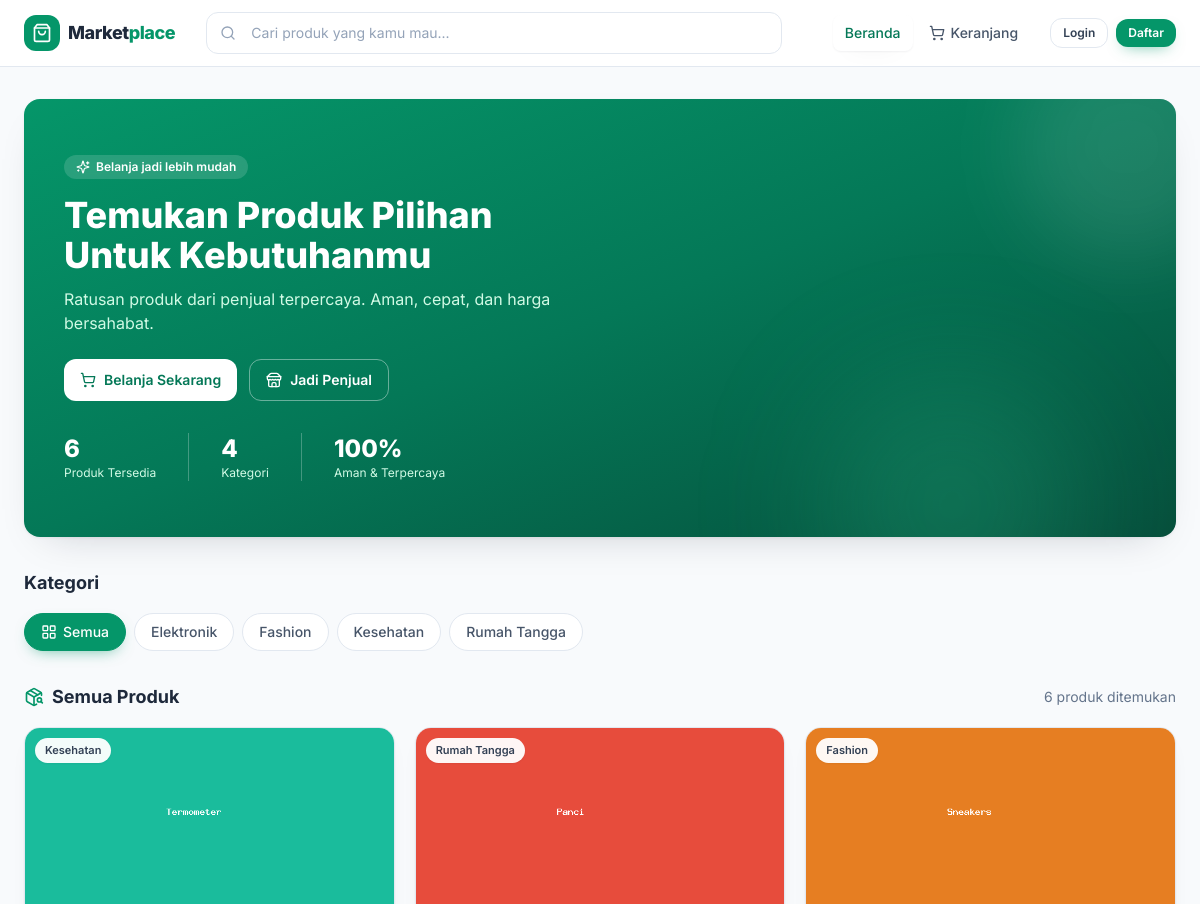
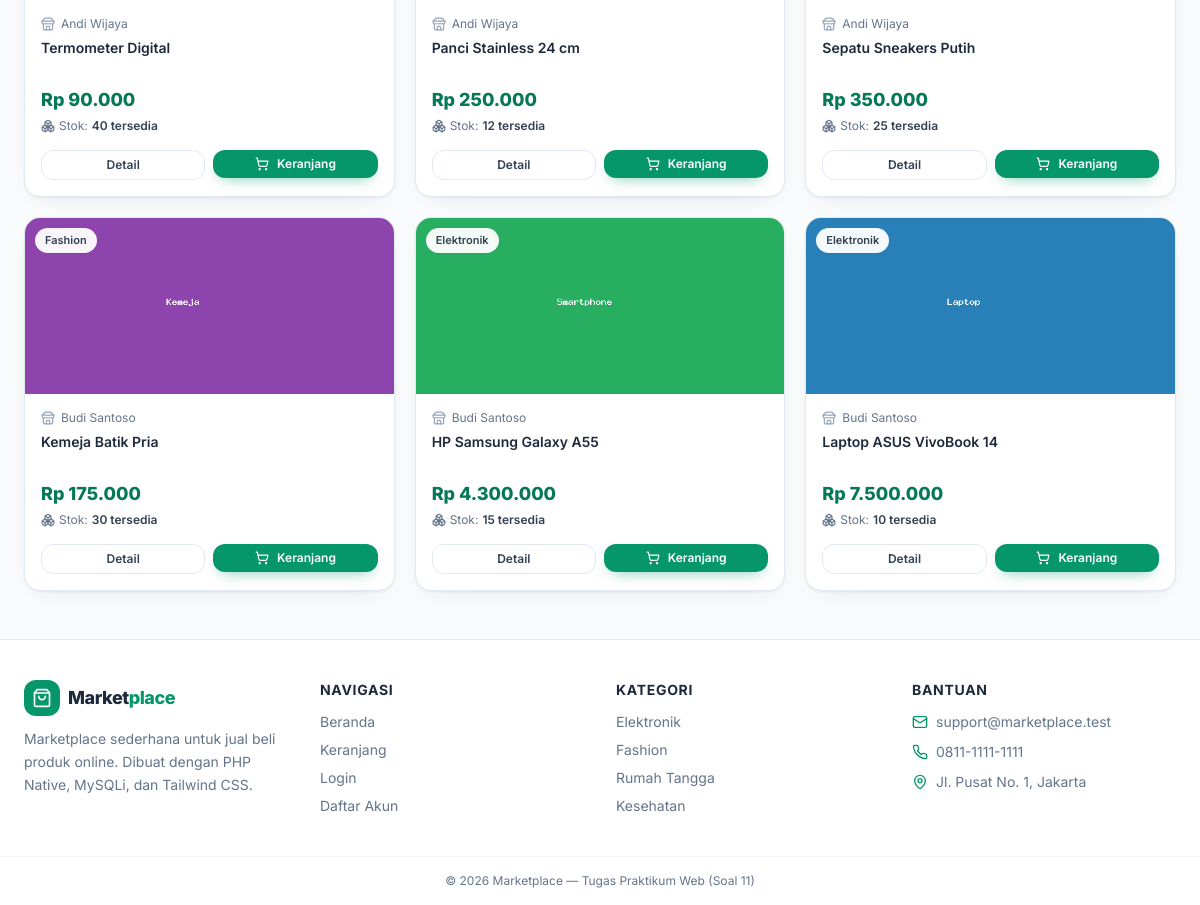
The page / on the database its author committed (2 pictures, top to bottom).
### tables this page shows
CREATE TABLE kategori (
    id_kategori INT UNSIGNED AUTO_INCREMENT PRIMARY KEY,
    nama_kategori VARCHAR(100) NOT NULL UNIQUE,
    deskripsi TEXT,
    created_at TIMESTAMP DEFAULT CURRENT_TIMESTAMP
);

CREATE TABLE produk (
    id_produk INT UNSIGNED AUTO_INCREMENT PRIMARY KEY,
    id_penjual INT UNSIGNED NOT NULL,
    id_kategori INT UNSIGNED NOT NULL,
    nama_produk VARCHAR(150) NOT NULL,
    deskripsi TEXT,
    harga DECIMAL(12,2) NOT NULL,
    stok INT UNSIGNED NOT NULL DEFAULT 0,
    gambar VARCHAR(255),
    status ENUM('aktif', 'nonaktif')
        NOT NULL DEFAULT 'aktif',
    created_at TIMESTAMP DEFAULT CURRENT_TIMESTAMP,
    updated_at TIMESTAMP DEFAULT CURRENT_TIMESTAMP
        ON UPDATE CURRENT_TIMESTAMP,

    CONSTRAINT fk_produk_penjual
        FOREIGN KEY (id_penjual)
        REFERENCES users(id_user)
        ON UPDATE CASCADE
        ON DELETE RESTRICT,

    CONSTRAINT fk_produk_kategori
        FOREIGN KEY (id_kategori)
        REFERENCES kategori(id_kategori)
        ON UPDATE CASCADE
        ON DELETE RESTRICT,

    INDEX idx_produk_penjual (id_penjual),
    INDEX idx_produk_kategori (id_kategori)
);

CREATE TABLE users (
    id_user INT UNSIGNED AUTO_INCREMENT PRIMARY KEY,
    nama VARCHAR(100) NOT NULL,
    email VARCHAR(100) NOT NULL UNIQUE,
    password VARCHAR(255) NOT NULL,
    no_hp VARCHAR(20),
    alamat TEXT,
    role ENUM('pembeli', 'penjual', 'admin')
        NOT NULL DEFAULT 'pembeli',
    status ENUM('aktif', 'nonaktif')
        NOT NULL DEFAULT 'aktif',
    created_at TIMESTAMP DEFAULT CURRENT_TIMESTAMP
);

### config/fungsi.php (called while the page is built, shortened)
<?php
function format_rupiah($angka)
{
    return "Rp " . number_format((float) $angka, 0, ",", ".");
}
?>

### index.php (the view, shortened to what this page needs)
<?php
require_once 'config/koneksi.php';
require_once 'config/fungsi.php';
$kategori_aktif = isset($_GET['kategori']) ? (int) $_GET['kategori'] : 0;
$sql = "SELECT p.id_produk, p.nama_produk, p.harga, p.gambar, p.stok,
               k.nama_kategori, u.nama AS nama_penjual
        FROM produk p
        JOIN kategori k ON p.id_kategori = k.id_kategori
        JOIN users u ON p.id_penjual = u.id_user
        WHERE p.status = 'aktif' AND u.status = 'aktif'";
$sql .= " ORDER BY p.id_produk DESC";
$stmt = mysqli_prepare($koneksi, $sql);
mysqli_stmt_execute($stmt);
$result = mysqli_stmt_get_result($stmt);
$total_produk = mysqli_num_rows($result);
$daftar_kategori = [];
$hasil_kategori  = mysqli_query($koneksi, "SELECT id_kategori, nama_kategori FROM kategori ORDER BY nama_kategori");
while ($k = mysqli_fetch_assoc($hasil_kategori)) {
    $daftar_kategori[] = $k;
}
require_once __DIR__ . '/components/head.php';
require_once __DIR__ . '/components/navbar.php';
?>
<div class="mx-auto w-full max-w-7xl px-4 pt-4 sm:px-6">
</div>
<section class="mx-auto mt-4 w-full max-w-7xl px-4 sm:px-6">
    <div class="relative overflow-hidden rounded-2xl bg-gradient-to-br from-primary-600 via-primary-700 to-emerald-900 px-6 py-10 shadow-card sm:px-10 sm:py-14">
        <div class="pointer-events-none absolute -right-16 -top-16 h-56 w-56 rounded-full bg-white/10 blur-2xl"></div>
        <div class="pointer-events-none absolute -bottom-24 right-24 h-64 w-64 rounded-full bg-primary-400/20 blur-3xl"></div>
        <div class="relative max-w-2xl">
            <span class="mb-4 inline-flex items-center gap-1.5 rounded-full bg-white/15 px-3 py-1 text-xs font-semibold text-white backdrop-blur">
                <i data-lucide="sparkles" class="h-3.5 w-3.5"></i> Belanja jadi lebih mudah
            </span>
            <h1 class="text-2xl font-extrabold leading-tight text-white sm:text-4xl">
                Temukan Produk Pilihan<br class="hidden sm:block"> Untuk Kebutuhanmu
            </h1>
            <p class="mt-3 max-w-xl text-sm leading-relaxed text-primary-100 sm:text-base">
                Ratusan produk dari penjual terpercaya. Aman, cepat, dan harga bersahabat.
            </p>
            <div class="mt-6 flex flex-wrap gap-3">
                <a href="#daftar-produk" class="btn bg-white text-primary-700 hover:bg-primary-50">
                    <i data-lucide="shopping-cart" class="h-4 w-4"></i> Belanja Sekarang
                </a>
                <?php if (!isset($_SESSION['user_id'])): ?>
                    <a href="register.php" class="btn border border-white/40 text-white hover:bg-white/10">
                        <i data-lucide="store" class="h-4 w-4"></i> Jadi Penjual
                    </a>
                <?php else: ?>
                    <a href="keranjang.php" class="btn border border-white/40 text-white hover:bg-white/10">
                        <i data-lucide="receipt-text" class="h-4 w-4"></i> Lihat Keranjang
                    </a>
                <?php endif; ?>
            </div>
            <div class="mt-8 flex flex-wrap gap-x-8 gap-y-3 text-white">
                <div>
                    <div class="text-xl font-extrabold sm:text-2xl"><?= $total_produk ?></div>
                    <div class="text-xs text-primary-100">Produk Tersedia</div>
                </div>
                <div class="sm:border-l sm:border-white/25 sm:pl-8">
                    <div class="text-xl font-extrabold sm:text-2xl"><?= count($daftar_kategori) ?></div>
                    <div class="text-xs text-primary-100">Kategori</div>
                </div>
                <div class="sm:border-l sm:border-white/25 sm:pl-8">
                    <div class="text-xl font-extrabold sm:text-2xl">100%</div>
                    <div class="text-xs text-primary-100">Aman &amp; Terpercaya</div>
                </div>
            </div>
        </div>
    </div>
</section>
<section class="mx-auto mt-8 w-full max-w-7xl px-4 sm:px-6">
    <div class="mb-4 flex items-center justify-between gap-3">
        <h2 class="section-title">Kategori</h2>
    </div>
    <div class="flex flex-wrap gap-2">
        <a href="index.php<?= $cari !== '' ? '?cari=' . urlencode($cari) : '' ?>"
           class="inline-flex items-center gap-1.5 rounded-full border px-4 py-2 text-sm font-medium transition
                  <?= $kategori_aktif === 0
                      ? 'border-primary-600 bg-primary-600 text-white shadow-btn-primary'
                      : 'border-slate-200 bg-white text-slate-600 hover:border-primary-300 hover:text-primary-700' ?>">
            <i data-lucide="layout-grid" class="h-4 w-4"></i> Semua
        </a>
        <?php foreach ($daftar_kategori as $k): ?>
            <a href="index.php?kategori=<?= (int) $k['id_kategori'] ?><?= $cari !== '' ? '&cari=' . urlencode($cari) : '' ?>"
               class="inline-flex items-center gap-1.5 rounded-full border px-4 py-2 text-sm font-medium transition
                      <?= $kategori_aktif === (int) $k['id_kategori']
                          ? 'border-primary-600 bg-primary-600 text-white shadow-btn-primary'
                          : 'border-slate-200 bg-white text-slate-600 hover:border-primary-300 hover:text-primary-700' ?>">
                <?= htmlspecialchars($k['nama_kategori']) ?>
            </a>
        <?php endforeach; ?>
    </div>
</section>
<section id="daftar-produk" class="mx-auto mt-8 w-full max-w-7xl px-4 pb-12 sm:px-6">
    <div class="mb-4 flex flex-wrap items-center justify-between gap-3">
        <h2 class="section-title flex items-center gap-2">
            <i data-lucide="package-search" class="h-5 w-5 text-primary-600"></i>
            <?= $cari !== '' || $kategori_aktif > 0 ? 'Hasil Pencarian' : 'Semua Produk' ?>
        </h2>
        <span class="text-sm text-slate-500"><?= $total_produk ?> produk ditemukan</span>
    </div>
    <?php if ($total_produk === 0): ?>
        <div class="card p-10 text-center">
            <span class="mx-auto mb-4 flex h-14 w-14 items-center justify-center rounded-2xl bg-slate-100 text-slate-400">
                <i data-lucide="package-x" class="h-7 w-7"></i>
            </span>
            <h3 class="text-lg font-bold text-slate-800">Produk tidak ditemukan</h3>
            <p class="mx-auto mt-1 max-w-sm text-sm text-slate-500">
                Coba gunakan kata kunci lain, pilih kategori berbeda, atau lihat semua produk.
            </p>
            <a href="index.php" class="btn-primary mt-5 inline-flex">
                <i data-lucide="rotate-ccw" class="h-4 w-4"></i> Lihat Semua Produk
            </a>
        </div>
    <?php else:
    ?>
        <div class="grid grid-cols-1 gap-5 sm:grid-cols-2 lg:grid-cols-3 xl:grid-cols-4">
            <?php while ($p = mysqli_fetch_assoc($result)):
                $gambar = $p['gambar'] ? $p['gambar'] : 'default.png';
                $habis  = $p['stok'] <= 0;
            ?>
                <div class="produk-card group">
                    <a href="detail-produk.php?id=<?= $p['id_produk'] ?>" class="relative block overflow-hidden">
                        <img src="assets/images/<?= htmlspecialchars($gambar) ?>"
                             alt="<?= htmlspecialchars($p['nama_produk']) ?>"
                             class="produk-gambar">
                        <span class="absolute left-2.5 top-2.5 rounded-full bg-white/95 px-2.5 py-1 text-[11px] font-semibold text-slate-700 shadow-soft backdrop-blur">
                            <?= htmlspecialchars($p['nama_kategori']) ?>
                        </span>
                    </a>
                    <div class="flex flex-1 flex-col p-4">
                        <div class="mb-1.5 flex items-center gap-1.5 text-xs text-slate-500">
                            <i data-lucide="store" class="h-3.5 w-3.5 text-slate-400"></i>
                            <span class="truncate"><?= htmlspecialchars($p['nama_penjual']) ?></span>
                        </div>
                        <a href="detail-produk.php?id=<?= $p['id_produk'] ?>"
                           class="line-clamp-2 min-h-[2.5rem] text-sm font-semibold leading-snug text-slate-800 transition hover:text-primary-600">
                            <?= htmlspecialchars($p['nama_produk']) ?>
                        </a>
                        <div class="mt-2 text-lg font-extrabold text-primary-700"><?= format_rupiah($p['harga']) ?></div>
                        <div class="mt-1 flex items-center gap-1 text-xs text-slate-500">
                            <i data-lucide="boxes" class="h-3.5 w-3.5"></i>
                            Stok:
                            <?php if ($habis): ?>
                                <span class="font-semibold text-rose-600">Habis</span>
                            <?php else: ?>
                                <span class="font-semibold text-slate-700"><?= $p['stok'] ?> tersedia</span>
                            <?php endif; ?>
                        </div>
                        <div class="mt-auto grid grid-cols-2 gap-2 pt-4">
                            <a href="detail-produk.php?id=<?= $p['id_produk'] ?>" class="btn-outline btn-sm">
                                Detail
                            </a>
                            <form method="post" action="proses/tambah-keranjang.php">
                                <button type="submit" class="btn-primary btn-sm w-full" <?= $habis ? 'disabled' : '' ?>>
                                    <i data-lucide="shopping-cart" class="h-3.5 w-3.5"></i> Keranjang
                                </button>
                            </form>
                        </div>
                    </div>
                </div>
            <?php endwhile; ?>
        </div>
    <?php endif; ?>
</section>
<?php require_once __DIR__ . '/components/footer.php'; ?>

### rows shown on the page
kategori: nama_kategori "Elektronik"
kategori: nama_kategori "Fashion"
kategori: nama_kategori "Kesehatan"
kategori: nama_kategori "Rumah Tangga"
produk: gambar (picture), id_kategori.nama_kategori "Kesehatan", id_penjual.nama "Andi Wijaya", nama_produk "Termometer Digital", harga "Rp 90.000", stok "40"
produk: gambar (picture), id_kategori.nama_kategori "Rumah Tangga", id_penjual.nama "Andi Wijaya", nama_produk "Panci Stainless 24 cm", harga "Rp 250.000", stok "12"
produk: gambar (picture), id_kategori.nama_kategori "Fashion", id_penjual.nama "Andi Wijaya", nama_produk "Sepatu Sneakers Putih", harga "Rp 350.000", stok "25"
produk: gambar (picture), id_kategori.nama_kategori "Fashion", id_penjual.nama "Budi Santoso", nama_produk "Kemeja Batik Pria", harga "Rp 175.000", stok "30"
produk: gambar (picture), id_kategori.nama_kategori "Elektronik", id_penjual.nama "Budi Santoso", nama_produk "HP Samsung Galaxy A55", harga "Rp 4.300.000", stok "15"
produk: gambar (picture), id_kategori.nama_kategori "Elektronik", id_penjual.nama "Budi Santoso", nama_produk "Laptop ASUS VivoBook 14", harga "Rp 7.500.000", stok "10"

### other values the page prints
$total_produk "6"
count($daftar_kategori) "4"
